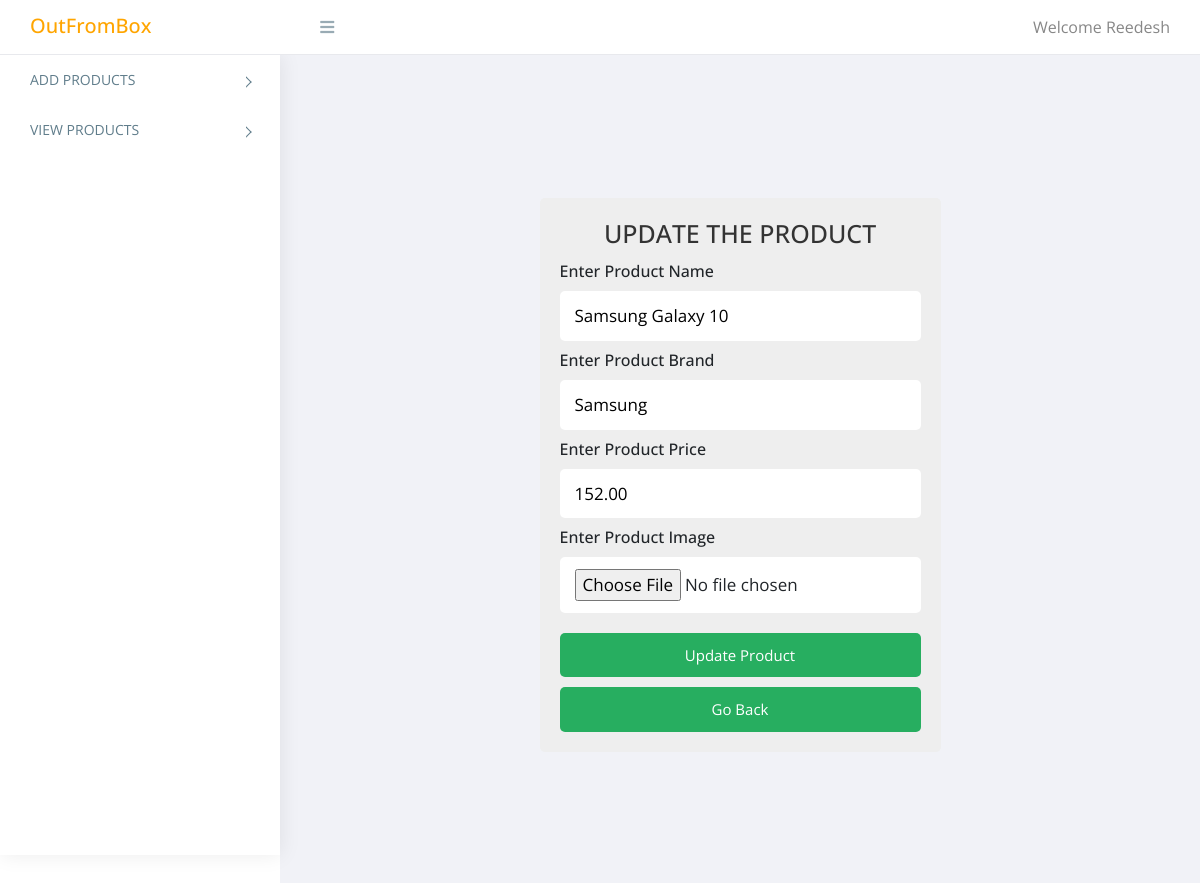
The app's page /admin/admin_update.php?edit=1 (signed in) with its own data.
### tables this page shows
CREATE TABLE `product` (
  `item_id` int(11) NOT NULL,
  `item_brand` varchar(200) NOT NULL,
  `item_name` varchar(255) NOT NULL,
  `item_price` double(10,2) NOT NULL,
  `item_prev_price` double(10,2) NOT NULL,
  `item_image` varchar(255) NOT NULL,
  `item_register` datetime DEFAULT NULL
);

### admin/admin_update.php (the view, shortened to what this page needs)
<?php
require('top.inc.php');
@include 'config.php';
$id = $_GET['edit'];
?>
<!DOCTYPE html>
<html lang="en">
<head>
   <link rel="stylesheet" href="admincss/style.css">
   <link rel="stylesheet" href="https://cdnjs.cloudflare.com/ajax/libs/font-awesome/5.15.4/css/all.min.css">
</head>
<body>
<div class="container">
<div class="admin-product-form-container centered">
   <?php
      $select = mysqli_query($conn, "SELECT * FROM product WHERE item_id = '$id'");
      while($row = mysqli_fetch_assoc($select)){
   ?>
   <form action="" method="post" enctype="multipart/form-data">
      <h3 class="title">Update the product</h3>
      <h5 style="padding-top: 4px;">Enter product name</h5>
      <input type="text" class="box" name="product_name" value="<?php echo $row['item_name']; ?>" placeholder="Enter the product name">
      <h5>Enter product brand</h5>
      <input type="text" class="box" name="product_brand" value="<?php echo $row['item_brand']; ?>" placeholder="Enter the product brand">
      <h5>Enter product price</h5>
      <input type="number" min="0" class="box" name="product_price" value="<?php echo $row['item_price']; ?>" placeholder="Enter the product price">
      <h5>Enter product image</h5>
      <input type="file" class="box" name="product_image"  accept="image/png, image/jpeg, image/jpg">
      <input type="submit" value="update product" name="update_product" class="btn">
      <a href="admin_page.php" class="btn">Go Back</a>
   </form>
   <?php }; ?>
</div>
</div>
</body>
</html>
<?php
require('footer.inc.php');
?>

### admin/assets/css/style.css (style rules this page uses)
body { display: table; font-family: open sans, sans-serif; font-size: 16px; width: 100% }
a, button { text-decoration: none; outline: none!important; color: #878787; -webkit-transition: all .25s ease; transition: all .25s ease }
h1, h2, h3, h4, h5, h6 { margin: 0 }
h5 { font-size: 1em }
.btn, button, input, textarea { -webkit-box-shadow: none; box-shadow: none; outline: 0!important }
.btn { border-radius: 3px }
.btn, .button { display: inline-block; font-weight: 400; text-align: center; white-space: nowrap; vertical-align: middle; -webkit-transition: all .15s ease-in-out; transition: all .15s ease-in-out; border-radius: 3; cursor: pointer }

### admin/admincss/style.css (style rules this page uses)
:root { --green:#27ae60; --black:#333; --white:#fff; --orange:#e6dc6e; --bg-color:#eee; --box-shadow:0 .5rem 1rem rgba(0,0,0,.1); --border:.1rem solid var(--black); }
* { margin:0; padding:0; box-sizing: border-box; outline: none; border:none; text-decoration: none; text-transform: capitalize; }
html { font-size: 62.5%; overflow-x: hidden; }
.btn { display: block; width: 100%; cursor: pointer; border-radius: .5rem; margin-top: 1rem; font-size: 1.5rem; padding:1rem 3rem; background: var(--green); color:var(--white); text-align: center; }
.container { max-width: 1200px; padding:2rem; margin:0 auto; }
.admin-product-form-container.centered { display: flex; align-items: center; justify-content: center; min-height: 100vh; }
.admin-product-form-container form { max-width: 50rem; margin:0 auto; padding:2rem; border-radius: .5rem; background: var(--bg-color); }
.admin-product-form-container form h3 { text-transform: uppercase; color:var(--black); margin-bottom: 1rem; text-align: center; font-size: 2.5rem; }
.admin-product-form-container form .box { width: 100%; border-radius: .5rem; padding:1.2rem 1.5rem; font-size: 1.7rem; margin:1rem 0; background: var(--white); text-transform: none; }

### records on screen
product: product_name "Samsung Galaxy 10", product_brand "Samsung", product_price "152.00"

### other values on screen
$_SESSION['ADMIN_USERNAME'] "Reedesh"
